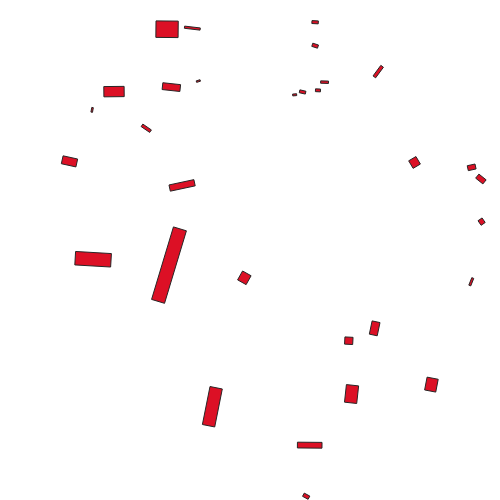
#> input picture IMAGES/PB/1/R1_T47QPB_20210228T034701_GT_20m.tif, 500 x 500 px; its folder holds 5 pictures in this run
$ jupyter execute --allow-errors LAB_4_ModelCreation.ipynb
#> lines starting #> are read from the running program, lines starting #| are printed output that depends on the picture; after the words box and inside, x2 and y2 are one past the last pixel; in counts of white or black regions, pixels touching at a corner belong together
# --------------------------------------- INITIALIZATION ---------------------------------------

# Import PYTHON PACKAGES

[cell 1]
from glob import glob ## used to manage finding path, files >>> docs.python.org/3/library/glob.html
import rasterio as rio ## is a module that handles satellite imagery and geography. To extract numerical information from image data >>> rasterio.readthedocs.io
import numpy as np ## used for creating multidimensional arrays >>> numpy.org
import earthpy.plot as ep ## used for plotting raster images >>> earthpy.readthedocs.io
from skimage import io ## Image management module >>> scikit-image.org
import matplotlib.pyplot as plt ## Module for displaying images and graphs >>> matplotlib.org
from matplotlib.colors import ListedColormap ## for defining the color space used for displaying images
import pandas as pd ## A module that will help manage data more easily. By making it in table format (Data Frame) >>> pandas.pydata.org
import seaborn as sns ## is a module suitable for displaying statistical graphics >>> seaborn.pydata.org
### The module for scaling numerical data before modeling is Normalization >>> scikit-learn.org
from sklearn.preprocessing import StandardScaler
from sklearn.preprocessing import MinMaxScaler
from sklearn.preprocessing import RobustScaler
###

from sklearn import metrics ## for creating Confustion matrix >>> scikit-learn.org

from sklearn.metrics import classification_report ## Details of the model's classification results >>> scikit-learn.org

from sklearn.metrics import accuracy_score ## for calculating the classification accuracy of the model >>> scikit-learn.org

from sklearn.model_selection import train_test_split ## Splitting numbers used for testing and training for Hold-out Method >>> scikit-learn.org

from sklearn.model_selection import cross_val_score ## used to calculate test results Cross-validation for data set >>> scikit-learn.org

from sklearn.model_selection import StratifiedKFold ## create test Cross-validation for data set >>> scikit-learn.org

from sklearn.neighbors import KNeighborsClassifier ## Calling the K-Nearest Neighbor Algorithm >>> scikit-learn.org

from sklearn.ensemble import RandomForestClassifier ## Calling the RandomForest algorithm >>> scikit-learn.org

from sklearn.svm import SVC ## Running Support Vector Machine algorithms >>> scikit-learn.org

import lightgbm as lgb ## Calling the Light Gradient Boosted Machine Algorithm >>> lightgbm.readthedocs.io

import warnings ## Module for handling python kernel notifications
warnings.filterwarnings(action='ignore') ## Turn off all notifications from the system.

# Set PATH

[cell 2]
SEC_1_POST_QPB_IMG_PATH = 'IMAGES/PB/1/' ## Image folder
SEC_2_POST_QPB_IMG_PATH = 'IMAGES/PB/2/' ## Image folder
SEC_3_POST_QPB_IMG_PATH = 'IMAGES/PB/3/' ## Image folder
SEC_4_POST_QPB_IMG_PATH = 'IMAGES/PB/4/' ## Image folder

SEC_1_POST_QPB = "R1_T47QPB_20210228T034701_" ## File name in folder
SEC_2_POST_QPB = "R2_T47QPB_20210228T034701_" ## File name in folder
SEC_3_POST_QPB = "R3_T47QPB_20210228T034701_" ## File name in folder
SEC_4_POST_QPB = "R4_T47QPB_20210228T034701_" ## File name in folder

SEC_1_POST_QPB_GROUNDTRUTH_PATH = "R1_T47QPB_20210228T034701_GT_20m.tif" #name of answer image file
SEC_2_POST_QPB_GROUNDTRUTH_PATH = "R2_T47QPB_20210228T034701_GT_20m.tif" #name of answer image file
SEC_3_POST_QPB_GROUNDTRUTH_PATH = "R3_T47QPB_20210228T034701_GT_20m.tif" #name of answer image file
SEC_4_POST_QPB_GROUNDTRUTH_PATH = "R4_T47QPB_20210228T034701_GT_20m.tif" #name of answer image file

SEC_1_POST_QPB_IMG_SET = glob(f'{SEC_1_POST_QPB_IMG_PATH }{SEC_1_POST_QPB}*B?*.tif') #use glob to collect paths and names of given files
SEC_2_POST_QPB_IMG_SET = glob(f'{SEC_2_POST_QPB_IMG_PATH }{SEC_2_POST_QPB}*B?*.tif') #use glob to collect paths and names of given files
SEC_3_POST_QPB_IMG_SET = glob(f'{SEC_3_POST_QPB_IMG_PATH }{SEC_3_POST_QPB}*B?*.tif') #use glob to collect paths and names of given files
SEC_4_POST_QPB_IMG_SET = glob(f'{SEC_4_POST_QPB_IMG_PATH }{SEC_4_POST_QPB}*B?*.tif') #use glob to collect paths and names of given files

SEC_1_POST_QPB_IMG_SET.sort() ## Arrange spectral band images of sentinel-2 satellite
SEC_2_POST_QPB_IMG_SET.sort() ## Arrange spectral band images of sentinel-2 satellite
SEC_3_POST_QPB_IMG_SET.sort() ## Arrange spectral band images of sentinel-2 satellite
SEC_4_POST_QPB_IMG_SET.sort() ## Arrange spectral band images of sentinel-2 satellite

# --------------------------------------- DATA ACQUISITION ------- --------------------------------

# Import image data with Rasterio

#> (a cell that did not finish here is left out)

# Import the answer image (Ground Truth)

[cell 4]
SEC_1_POST_QPB_GROUNDTRUTH = io.imread( ## Import solution photo with Skimage
 SEC_1_POST_QPB_IMG_PATH + SEC_1_POST_QPB_GROUNDTRUTH_PATH, ## set file address
 as_gray=True ## Read images as Gray Scale
)
#> SEC_1_POST_QPB_GROUNDTRUTH: shape (500, 500) float64; min 0.143, max 1, mean 0.985
SEC_2_POST_QPB_GROUNDTRUTH = io.imread( ## Import solution photo with Skimage
 SEC_2_POST_QPB_IMG_PATH + SEC_2_POST_QPB_GROUNDTRUTH_PATH, ## set file address
 as_gray=True ## Read images as Gray Scale
)
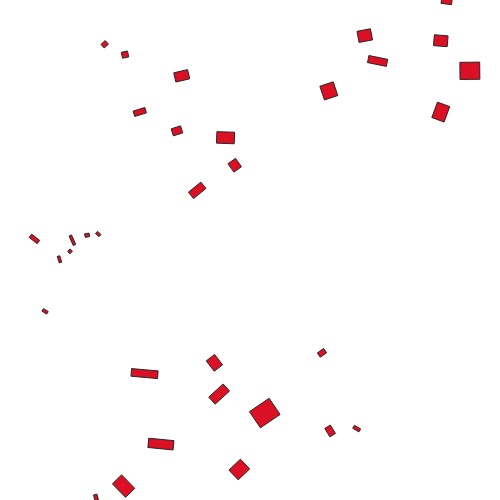
#> input picture IMAGES/PB/2/R2_T47QPB_20210228T034701_GT_20m.tif, 500 x 500 px
#> SEC_2_POST_QPB_GROUNDTRUTH: shape (500, 500) float64; min 0.147, max 1, mean 0.986

SEC_3_POST_QPB_GROUNDTRUTH = io.imread( ## Import solution photo with Skimage
 SEC_1_POST_QPB_IMG_PATH + SEC_1_POST_QPB_GROUNDTRUTH_PATH, ## set file address
 as_gray=True ## Read images as Gray Scale
)
SEC_4_POST_QPB_GROUNDTRUTH = io.imread( ## Import solution photo with Skimage
 SEC_2_POST_QPB_IMG_PATH + SEC_2_POST_QPB_GROUNDTRUTH_PATH, ## set file address
 as_gray=True ## Read images as Gray Scale
)


SEC_1_POST_QPB_GROUNDTRUTH_GRAY = np.array(SEC_1_POST_QPB_GROUNDTRUTH) ## Convert List to Numpy Array
SEC_2_POST_QPB_GROUNDTRUTH_GRAY = np.array(SEC_2_POST_QPB_GROUNDTRUTH) ## Convert List to Numpy Array
SEC_3_POST_QPB_GROUNDTRUTH_GRAY = np.array(SEC_1_POST_QPB_GROUNDTRUTH) ## Convert List to Numpy Array
SEC_4_POST_QPB_GROUNDTRUTH_GRAY = np.array(SEC_2_POST_QPB_GROUNDTRUTH) ## Convert List to Numpy Array

intensity = 0.6 ## Set the intensity from 0 - 1 (0 is the most intense)

SEC_1_POST_QPB_GROUNDTRUTH_MASK = (SEC_1_POST_QPB_GROUNDTRUTH_GRAY < intensity).astype(int) ## Select only pixels with intensity less than the specified intensity
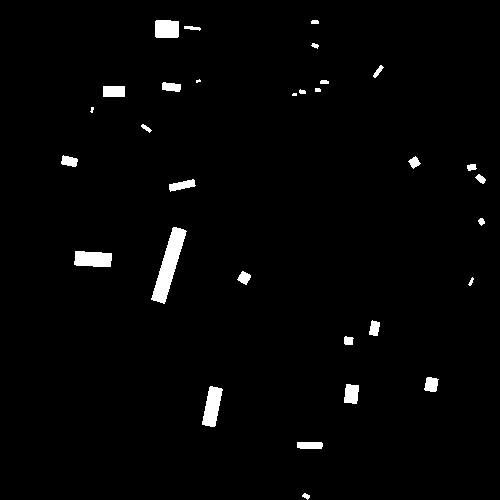
#> SEC_1_POST_QPB_GROUNDTRUTH_MASK: shape (500, 500) int64; values 0 (black) and 1 (white), 2% white; 31 white regions (3 under 20 px), largest, box (x1, y1, x2, y2) and area: (151, 227, 187, 304) 1118, (202, 386, 223, 427) 545, (74, 251, 112, 267) 534
SEC_2_POST_QPB_GROUNDTRUTH_MASK = (SEC_2_POST_QPB_GROUNDTRUTH_GRAY < intensity).astype(int) ## Select only pixels with intensity less than the specified intensity
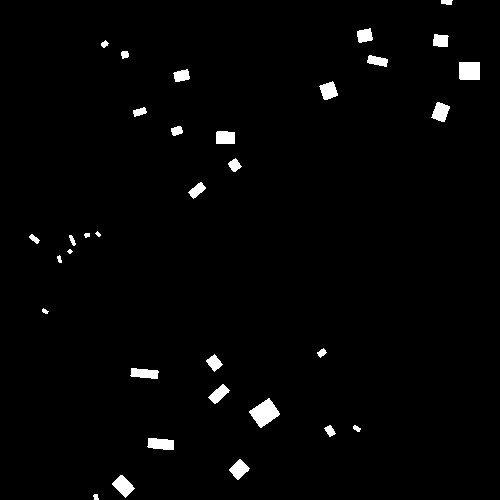
#> SEC_2_POST_QPB_GROUNDTRUTH_MASK: shape (500, 500) int64; values 0 (black) and 1 (white), 1.9% white; 33 white regions (1 under 20 px), largest, box (x1, y1, x2, y2) and area: (249, 398, 280, 428) 505, (459, 62, 480, 80) 377, (112, 475, 135, 498) 277
SEC_3_POST_QPB_GROUNDTRUTH_MASK = (SEC_3_POST_QPB_GROUNDTRUTH_GRAY < intensity).astype(int) ## Select only pixels with intensity less than the specified intensity
SEC_4_POST_QPB_GROUNDTRUTH_MASK = (SEC_4_POST_QPB_GROUNDTRUTH_GRAY < intensity).astype(int) ## Select only pixels with intensity less than the specified intensity value.

# --------------------------------------- DATA EXPLORATION ------- --------------------------------

# Convert Array data to DataFrame

### Image data

#> (a cell that did not finish here is left out)

### Answer

[cell 6]
SEC_1_POST_QPB_GROUNDTRUTH_DF = SEC_1_POST_QPB_GROUNDTRUTH_MASK.reshape(-1)
SEC_2_POST_QPB_GROUNDTRUTH_DF = SEC_2_POST_QPB_GROUNDTRUTH_MASK.reshape(-1)
SEC_3_POST_QPB_GROUNDTRUTH_DF = SEC_3_POST_QPB_GROUNDTRUTH_MASK.reshape(-1)
SEC_4_POST_QPB_GROUNDTRUTH_DF = SEC_4_POST_QPB_GROUNDTRUTH_MASK.reshape(-1)

SEC_1_POST_QPB_GROUNDTRUTH_DF = pd.DataFrame(SEC_1_POST_QPB_GROUNDTRUTH_DF)
#> SEC_1_POST_QPB_GROUNDTRUTH_DF = table of 250000 rows and 1 columns
SEC_2_POST_QPB_GROUNDTRUTH_DF = pd.DataFrame(SEC_2_POST_QPB_GROUNDTRUTH_DF)
#> SEC_2_POST_QPB_GROUNDTRUTH_DF = table of 250000 rows and 1 columns
SEC_3_POST_QPB_GROUNDTRUTH_DF = pd.DataFrame(SEC_3_POST_QPB_GROUNDTRUTH_DF)
#> SEC_3_POST_QPB_GROUNDTRUTH_DF = table of 250000 rows and 1 columns
SEC_4_POST_QPB_GROUNDTRUTH_DF = pd.DataFrame(SEC_4_POST_QPB_GROUNDTRUTH_DF)
#> SEC_4_POST_QPB_GROUNDTRUTH_DF = table of 250000 rows and 1 columns
